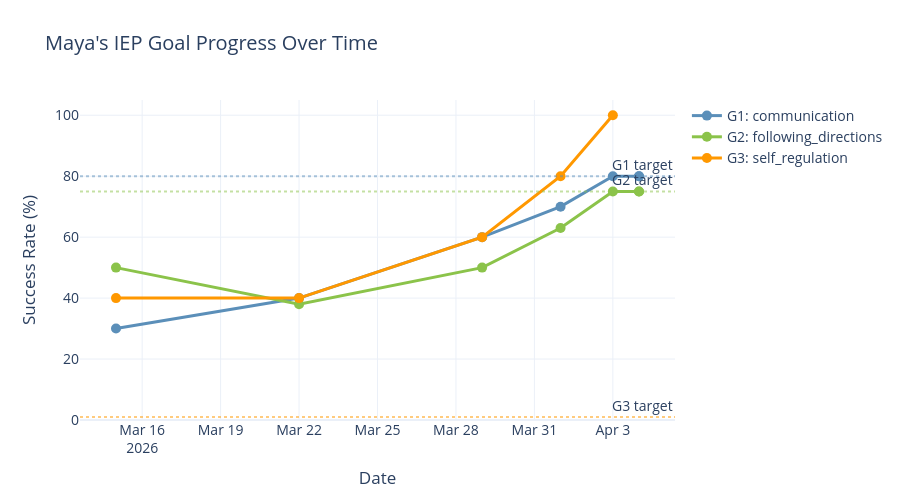

Write notebook code for a chart like this one.
### Markdown cell above
## 5. Visualize Progress Trends

Plotly charts show trial data over time for each IEP goal. Teachers and parents can see at a glance whether a student is improving, plateauing, or regressing.

### Code cell
import plotly.graph_objects as go

# Plot Maya's goal progress across all 3 goals
fig = go.Figure()

colors = {"G1": "#5B8FB9", "G2": "#8BC34A", "G3": "#FF9800"}

for goal in maya["iep_goals"]:
    history = goal.get("trial_history", [])
    if not history:
        continue
    dates = [h["date"] for h in history]
    pcts = [h["pct"] for h in history]
    
    fig.add_trace(go.Scatter(
        x=dates, y=pcts,
        mode="lines+markers",
        name=f"{goal['goal_id']}: {goal['domain']}",
        line=dict(color=colors.get(goal['goal_id'], '#999'), width=3),
        marker=dict(size=10),
    ))
    
    # Add target line
    fig.add_hline(
        y=goal["target"],
        line_dash="dot",
        line_color=colors.get(goal['goal_id'], '#999'),
        annotation_text=f"{goal['goal_id']} target",
        opacity=0.5,
    )

fig.update_layout(
    title="Maya's IEP Goal Progress Over Time",
    xaxis_title="Date",
    yaxis_title="Success Rate (%)",
    yaxis=dict(range=[0, 105]),
    template="plotly_white",
    height=500,
    font=dict(size=14),
)

fig.show()

### Figure 1 — Plotly figure (JSON) as saved in the notebook; plotly's stock layout.template omitted (floating-point values rounded to 4 significant figures)
{"data": [{"line": {"color": "#5B8FB9", "width": 3}, "marker": {"size": 10}, "mode": "lines+markers", "name": "G1: communication", "type": "scatter", "x": ["2026-03-15", "2026-03-22", "2026-03-29", "2026-04-01", "2026-04-03", "2026-04-04", "2026-04-04"], "y": [30, 40, 60, 70, 80, 80, 80]}, {"line": {"color": "#8BC34A", "width": 3}, "marker": {"size": 10}, "mode": "lines+markers", "name": "G2: following_directions", "type": "scatter", "x": ["2026-03-15", "2026-03-22", "2026-03-29", "2026-04-01", "2026-04-03", "2026-04-04", "2026-04-04"], "y": [50, 38, 50, 63, 75, 75, 75]}, {"line": {"color": "#FF9800", "width": 3}, "marker": {"size": 10}, "mode": "lines+markers", "name": "G3: self_regulation", "type": "scatter", "x": ["2026-03-15", "2026-03-22", "2026-03-29", "2026-04-01", "2026-04-03"], "y": [40, 40, 60, 80, 100]}], "layout": {"annotations": [{"showarrow": false, "text": "G1 target", "x": 1, "xanchor": "right", "xref": "x domain", "y": 80, "yanchor": "bottom", "yref": "y"}, {"showarrow": false, "text": "G2 target", "x": 1, "xanchor": "right", "xref": "x domain", "y": 75, "yanchor": "bottom", "yref": "y"}, {"showarrow": false, "text": "G3 target", "x": 1, "xanchor": "right", "xref": "x domain", "y": 1, "yanchor": "bottom", "yref": "y"}], "font": {"size": 14}, "height": 500, "shapes": [{"line": {"color": "#5B8FB9", "dash": "dot"}, "opacity": 0.5, "type": "line", "x0": 0, "x1": 1, "xref": "x domain", "y0": 80, "y1": 80, "yref": "y"}, {"line": {"color": "#8BC34A", "dash": "dot"}, "opacity": 0.5, "type": "line", "x0": 0, "x1": 1, "xref": "x domain", "y0": 75, "y1": 75, "yref": "y"}, {"line": {"color": "#FF9800", "dash": "dot"}, "opacity": 0.5, "type": "line", "x0": 0, "x1": 1, "xref": "x domain", "y0": 1, "y1": 1, "yref": "y"}], "title": {"text": "Maya's IEP Goal Progress Over Time"}, "xaxis": {"title": {"text": "Date"}}, "yaxis": {"range": [0, 105], "title": {"text": "Success Rate (%)"}}}}
